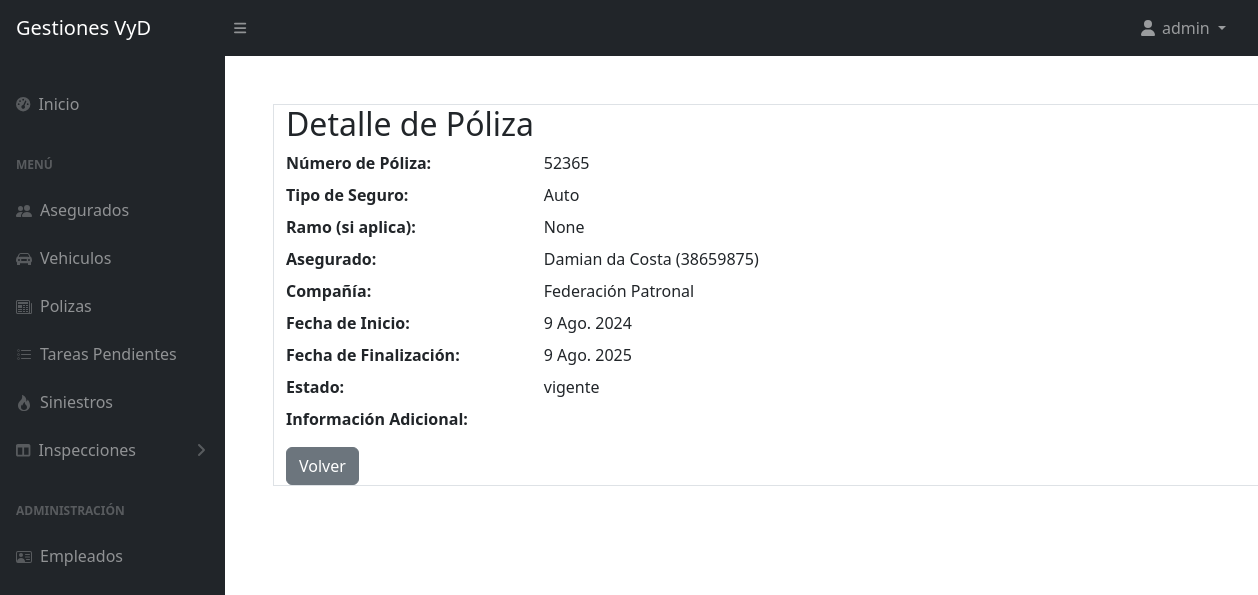
The app's page /detallePoliza/7/ (signed in) with its own data.
### appseguros/models.py (models this page shows)
class Poliza(models.Model):
    TIPO_SEGURO_CHOICES = [
        ('moto', 'Moto'),
        ('auto', 'Auto'),
        ('bici', 'Bicicleta'),
        ('camion', 'Camión'),
        ('combinado_familiar', 'Combinado Familiar'),
        ('otros', 'Otros'),
    ]
    ESTADO_POLIZA_CHOICES = [
        ('vigente', 'Vigente'),
        ('anulada', 'Anulada'),
        ('vencida', 'Vencida'),
    ]
    numero_poliza = models.CharField(max_length=20)
    tipo_seguro = models.CharField(max_length=20, choices=TIPO_SEGURO_CHOICES)
    ramo_otros = models.CharField(max_length=50, blank=True, null=True)
    asegurado = models.ForeignKey(Asegurado, on_delete=models.CASCADE)
    compania = models.ForeignKey(Compania, on_delete=models.CASCADE)
    fecha_inicio = models.DateField()
    fecha_finalizacion = models.DateField()
    estado_poliza = models.CharField(max_length=20, choices=ESTADO_POLIZA_CHOICES, default='vigente')
    vehiculo = models.ForeignKey(Vehiculo, on_delete=models.CASCADE, blank=True, null=True)
    informacion_adicional = models.TextField(blank=True, null=True)

class Asegurado(models.Model):
    nombre = models.CharField(max_length=30)
    apellido = models.CharField(max_length=30)
    dni = models.IntegerField()
    telefono = models.CharField(max_length=18, blank=True, null=True)
    mail = models.EmailField(blank=True, null=True)
    def __str__(self):
        return f'{self.nombre} {self.apellido} ({self.dni})'

class Compania(models.Model):
    nombre = models.CharField(max_length=50)
    def __str__(self):
        return self.nombre

### appseguros/views.py (the view)
# urls.py: path('detallePoliza/<pk>/', PolizaDetailView.as_view(), name="detallePoliza"),
class PolizaDetailView(LoginRequiredMixin,DetailView):
    model = Poliza
    template_name = 'appseguros/poliza/detallePoliza.html'

### appseguros/templates/appseguros/poliza/detallePoliza.html (shortened to what this page needs)
{% extends 'appseguros/base.html' %}
{% block contenidoQueCambia %}
<div class="container border m-5">
    <h2>Detalle de Póliza</h2>
    <dl class="row">
        <dt class="col-sm-3">Número de Póliza:</dt>
        <dd class="col-sm-9">{{ poliza.numero_poliza }}</dd>
        <dt class="col-sm-3">Tipo de Seguro:</dt>
        <dd class="col-sm-9">{{ poliza.get_tipo_seguro_display }}</dd>
        <dt class="col-sm-3">Ramo (si aplica):</dt>
        <dd class="col-sm-9">{{ poliza.ramo_otros }}</dd>
        <dt class="col-sm-3">Asegurado:</dt>
        <dd class="col-sm-9">{{ object.asegurado }}</dd>
        <dt class="col-sm-3">Compañía:</dt>
        <dd class="col-sm-9">{{ poliza.compania }}</dd>
        <dt class="col-sm-3">Fecha de Inicio:</dt>
        <dd class="col-sm-9">{{ poliza.fecha_inicio }}</dd>
        <dt class="col-sm-3">Fecha de Finalización:</dt>
        <dd class="col-sm-9">{{ poliza.fecha_finalizacion }}</dd>
        <dt class="col-sm-3">Estado:</dt>
        <dd class="col-sm-9">{{ poliza.estado_poliza }}</dd>
        <dt class="col-sm-3">Información Adicional:</dt>
        <dd class="col-sm-9">{{ poliza.informacion_adicional }}</dd>
    </dl>
    <a href="{% url 'listarPolizas' %}" class="btn btn-secondary">Volver</a>
</div>
{% endblock %}

### appseguros/templates/appseguros/base.html (shortened to what this page needs)
{% load static %}
<!DOCTYPE html>
<html lang="es">
    <head>
        <link href="https://cdn.jsdelivr.net/npm/simple-datatables@7.1.2/dist/style.min.css" rel="stylesheet" />
        <link href="{% static 'appseguros/css/styles.css' %}" rel="stylesheet" />
        <link href="{% static 'appseguros/css/styles2.css' %}" rel="stylesheet" />
    </head>
    <body class="sb-nav-fixed">
        <nav class="sb-topnav navbar navbar-expand navbar-dark bg-dark">
            <a class="navbar-brand ps-3" href="{% url 'inicio' %}">Gestiones VyD</a>
            <button class="btn btn-link btn-sm order-1 order-lg-0 me-4 me-lg-0" id="sidebarToggle" href="#!"><i class="fas fa-bars"></i></button>
            <ul class="navbar-nav ms-auto ms-md-0 me-3 me-lg-4 a_la_derecha">
                {% if request.user.is_authenticated %}
                <li class="nav-item dropdown">
                    <a class="nav-link dropdown-toggle" id="navbarDropdown" href="#" role="button" data-bs-toggle="dropdown" aria-expanded="false">
                        <i class="fas fa-user fa-fw"></i> {{ request.user.username }}
                    </a>
                </li>
                {% else %}
                <li class="nav-item">
                    <a class="nav-link" href="{% url 'login' %}">Login</a>
                </li>
                {% endif %}
            </ul>
        </nav>
        <div id="layoutSidenav">
            <div id="layoutSidenav_nav">
                <nav class="sb-sidenav accordion sb-sidenav-dark" id="sidenavAccordion">
                    <div class="sb-sidenav-menu">
                        <div class="nav">
                            <a class="nav-link mt-4" href="{% url 'inicio' %}">
                                <div class="sb-nav-link-icon"><i class="fas fa-tachometer-alt"></i></div>
                                Inicio
                            </a>
                            <div class="sb-sidenav-menu-heading">Menú</div>
                            <a class="nav-link" href="{% url 'listarAsegurados' %}">
                                <div class="sb-nav-link-icon"></div>
                                Asegurados
                            </a>
                            <a class="nav-link" href="{% url 'listarVehiculos' %}">
                                <div class="sb-nav-link-icon"></i></div>
                                Vehiculos
                            </a>
                            <a class="nav-link" href="{% url 'listarPolizas' %}">
                                <div class="sb-nav-link-icon"></div>
                                Polizas
                            </a>
                            <a class="nav-link" href="{% url 'listarTareas' %}">
                                <div class="sb-nav-link-icon"></div>
                                Tareas Pendientes
                            </a>
                            <a class="nav-link" href="{% url 'listarSiniestros' %}">
                                <div class="sb-nav-link-icon"></div>
                                Siniestros
                            </a>
                            <a class="nav-link collapsed" href="#" data-bs-toggle="collapse" data-bs-target="#collapseLayouts" aria-expanded="false" aria-controls="collapseLayouts">
                                <div class="sb-nav-link-icon"><i class="fas fa-columns"></i></div>
                                Inspecciones
                                <div class="sb-sidenav-collapse-arrow"><i class="fas fa-angle-down"></i></div>
                            </a>
                            <div class="sb-sidenav-menu-heading">Administración</div>
                            <a class="nav-link" href="{% url 'listarEmpleados' %}">
                                <div class="sb-nav-link-icon"></div>
                                Empleados
                            </a>
                        </div>
                    </div>
                </nav>
            </div>
            <div id="layoutSidenav_content">
                <main>
                {% block contenidoQueCambia %}
                {% endblock  %}
                </main>
            </div>
        </div>
    </body>
</html>

### appseguros/static/appseguros/css/styles2.css (style rules this page uses)
.a_la_derecha { margin-left: auto!important }

### records on screen
Poliza: numero_poliza "52365", tipo_seguro "Auto", ramo_otros "None", asegurado "Damian da Costa (38659875)", compania "Federación Patronal", fecha_inicio "9 Ago. 2024", fecha_finalizacion "9 Ago. 2025", estado_poliza "vigente"

### other values on screen
{{ request.user.username }} "admin"
